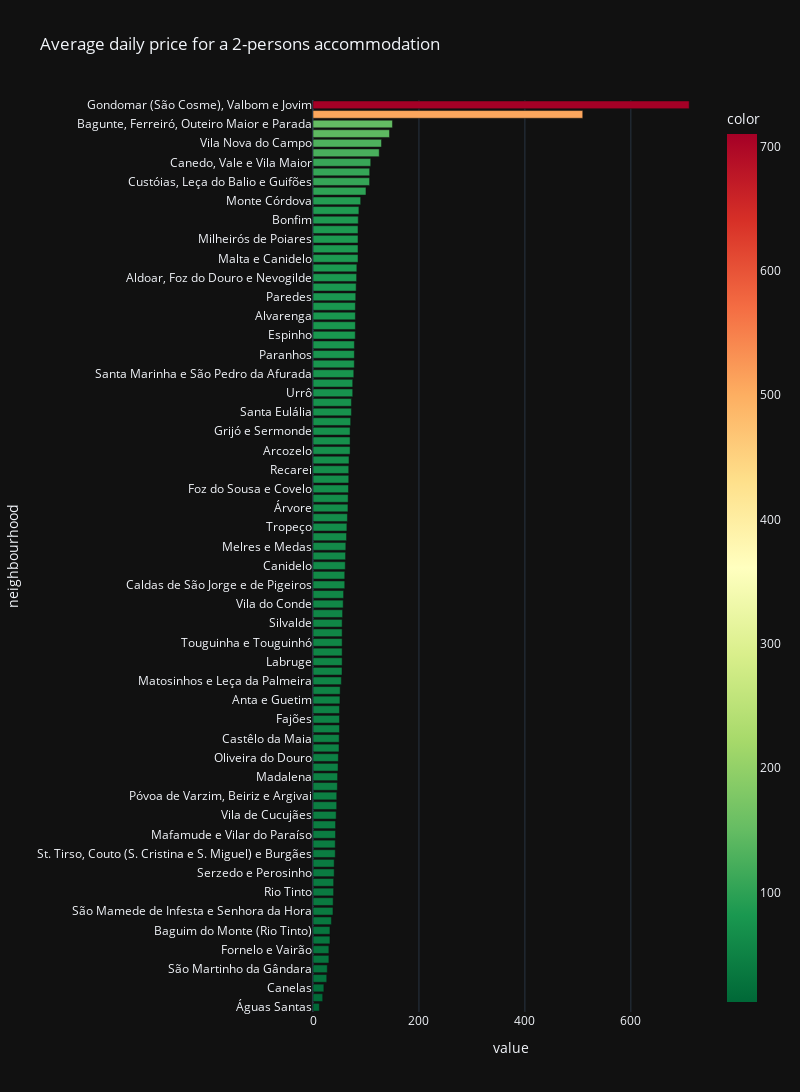

Notebook code for this chart:
### Markdown cell above
_Para comparar "manzanas con manzanas" solo seleccionaremos el tipo de alojamiento más común, que es el alojamiento para 2 personas. Como era de esperar, el alojamiento en el centro de la ciudad es el más caro._

### Code cell
feq = df_distancia[df_distancia['accommodates']==2]
feq = feq.groupby('neighbourhood')['price'].mean().sort_values(ascending=True)

fig = px.bar(feq, orientation='h', width=800, height=1200, color=feq.values,
             color_continuous_scale='RdYlGn_r', labels={'y':'Neighbourhood', 'x':'Average daily price (Euro)'},
             title='Average daily price for a 2-persons accommodation', template='plotly_dark')

fig.update_layout(template='plotly_dark')
fig.show()

### Figure 1 — Plotly figure (JSON) as saved in the notebook; plotly's stock layout.template omitted (floating-point values rounded to 4 significant figures)
{"data": [{"alignmentgroup": "True", "hovertemplate": "value=%{x}<br>neighbourhood=%{y}<br>color=%{marker.color}<extra></extra>", "legendgroup": "", "marker": {"color": [12, 18.33, 20.5, 26, 27, 30, 30, 32, 32, 34.8, 37.7, 38.08, 38.89, 39, 40, 40, 42, 42, 42.53, 42.6, 43.75, 44.71, 44.86, 46, 46.42, 47.33, 47.86, 49.1, 49.43, 50, 50, 50, 50.83, 51.26, 53.49, 54.8, 55, 55, 55, 55, 55, 55.85, 57, 57.74, 60, 60, 60.9, 61.5, 62, 63.33, 64, 65, 66, 66.32, 67, 67.5, 67.5, 68, 70, 70, 70, 71.12, 72.5, 72.5, 75, 75, 77.02, 78, 78.08, 78.12, 79.81, 80, 80, 80, 80.71, 81.5, 82.35, 82.78, 85, 85, 85, 85, 85.47, 86.67, 90, 100, 106.8, 107, 109, 125, 129.3, 144.4, 150, 509.2, 710.2], "coloraxis": "coloraxis", "pattern": {"shape": ""}}, "name": "", "offsetgroup": "", "orientation": "h", "showlegend": false, "textposition": "auto", "type": "bar", "x": [12, 18.33, 20.5, 26, 27, 30, 30, 32, 32, 34.8, 37.7, 38.08, 38.89, 39, 40, 40, 42, 42, 42.53, 42.6, 43.75, 44.71, 44.86, 46, 46.42, 47.33, 47.86, 49.1, 49.43, 50, 50, 50, 50.83, 51.26, 53.49, 54.8, 55, 55, 55, 55, 55, 55.85, 57, 57.74, 60, 60, 60.9, 61.5, 62, 63.33, 64, 65, 66, 66.32, 67, 67.5, 67.5, 68, 70, 70, 70, 71.12, 72.5, 72.5, 75, 75, 77.02, 78, 78.08, 78.12, 79.81, 80, 80, 80, 80.71, 81.5, 82.35, 82.78, 85, 85, 85, 85, 85.47, 86.67, 90, 100, 106.8, 107, 109, 125, 129.3, 144.4, 150, 509.2, 710.2], "xaxis": "x", "y": ["Águas Santas", "Gandra", "Canelas", "Sanguedo", "São Martinho da Gândara", "Vilar de Andorinho", "Fornelo e Vairão", "Escapães", "Baguim do Monte (Rio Tinto)", "Ermesinde", "São Mamede de Infesta e Senhora da Hora", "São Félix da Marinha", "Rio Tinto", "Aguiar de Sousa", "Serzedo e Perosinho", "Cabreiros e Albergaria da Serra", "St. Tirso, Couto (S. Cristina e S. Miguel) e Burgães", "Mindelo", "Mafamude e Vilar do Paraíso", "AVer-o-Mar, Amorim e Terroso", "Vila de Cucujães", "Gulpilhares e Valadares", "Póvoa de Varzim, Beiriz e Argivai", "Pinheiro da Bemposta, Travanca e Palmaz", "Madalena", "Cesar", "Oliveira do Douro", "Perafita, Lavra e Santa Cruz do Bispo", "Castêlo da Maia", "Rates", "Fajões", "Fermedo", "Anta e Guetim", "São João da Madeira", "Matosinhos e Leça da Palmeira", "O. Azeméis, Riba-Ul, Ul, Macinhata da Seixa, Madail", "Labruge", "Macieira de Sarnes", "Touguinha e Touguinhó", "Aguçadoura e Navais", "Silvalde", "Ramalde", "Vila do Conde", "Campanhã", "Caldas de São Jorge e de Pigeiros", "Pedrouços", "Canidelo", "Cidade da Maia", "Melres e Medas", "Valongo", "Tropeço", "Vila Chã", "Árvore", "Arouca e Burgo", "Foz do Sousa e Covelo", "Azurara", "Recarei", "Nogueira e Silva Escura", "Arcozelo", "Parada de Todeia", "Grijó e Sermonde", "Lordelo do Ouro e Massarelos", "Santa Eulália", "Moreira", "Urrô", "São Roque", "Santa Marinha e São Pedro da Afurada", "Fânzeres e São Pedro da Cova", "Paranhos", "Roge", "Espinho", "Vilar de Pinheiro", "Alvarenga", "Louredo", "Paredes", "Rio Mau e Arcos", "Aldoar, Foz do Douro e Nevogilde", "Cedofeita, Ildefonso, Sé, Miragaia, Nicolau, Vitória", "Malta e Canidelo", "Canelas e Espiunca", "Milheirós de Poiares", "Baltar", "Bonfim", "Macieira da Maia", "Monte Córdova", "Pedroso e Seixezelo", "Custóias, Leça do Balio e Guifões", "Areias, Sequeiró, Lama e Palmeira", "Canedo, Vale e Vila Maior", "Várzea", "Vila Nova do Campo", "Sandim, Olival, Lever e Crestuma", "Bagunte, Ferreiró, Outeiro Maior e Parada", "Santa Maria da Feira, Travanca, Sanfins e Espargo", "Gondomar (São Cosme), Valbom e Jovim"], "yaxis": "y"}], "layout": {"barmode": "relative", "coloraxis": {"colorbar": {"title": {"text": "color"}}, "colorscale": [[0, "rgb(0,104,55)"], [0.1, "rgb(26,152,80)"], [0.2, "rgb(102,189,99)"], [0.3, "rgb(166,217,106)"], [0.4, "rgb(217,239,139)"], [0.5, "rgb(255,255,191)"], [0.6, "rgb(254,224,139)"], [0.7, "rgb(253,174,97)"], [0.8, "rgb(244,109,67)"], [0.9, "rgb(215,48,39)"], [1, "rgb(165,0,38)"]]}, "height": 1200, "legend": {"tracegroupgap": 0}, "title": {"text": "Average daily price for a 2-persons accommodation"}, "width": 800, "xaxis": {"anchor": "y", "domain": [0, 1], "title": {"text": "value"}}, "yaxis": {"anchor": "x", "domain": [0, 1], "title": {"text": "neighbourhood"}}}}
